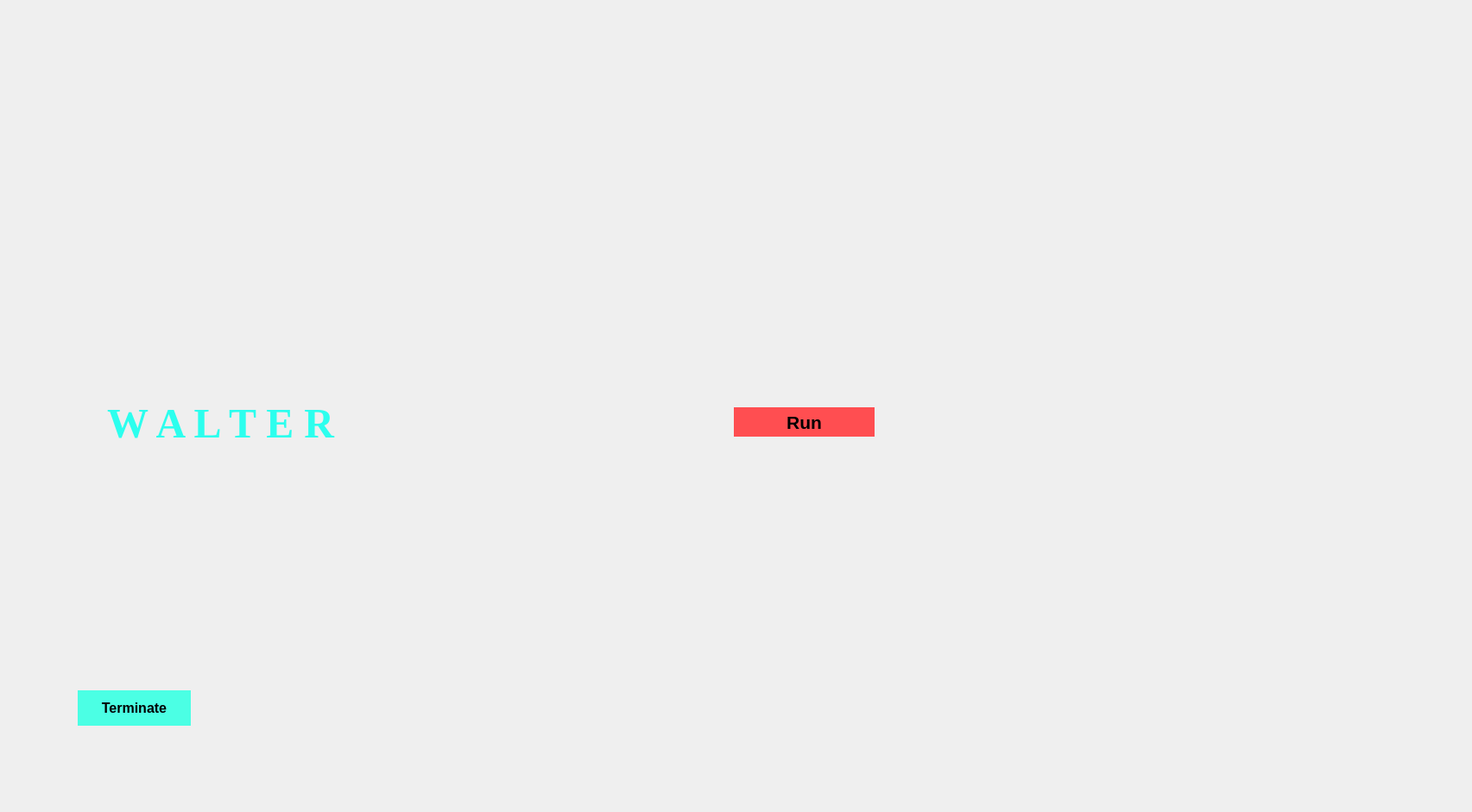
<?xml version="1.0" encoding="UTF-8"?>
<ui version="4.0">
 <class>Walter</class>
 <widget class="QMainWindow" name="Walter">
  <property name="geometry">
   <rect>
    <x>0</x>
    <y>0</y>
    <width>1705</width>
    <height>941</height>
   </rect>
  </property>
  <property name="windowTitle">
   <string>MainWindow</string>
  </property>
  <property name="styleSheet">
   <string notr="true">border-radius:30px;</string>
  </property>
  <widget class="QWidget" name="centralwidget">
   <widget class="QLabel" name="bg_lab">
    <property name="geometry">
     <rect>
      <x>-140</x>
      <y>0</y>
      <width>1991</width>
      <height>971</height>
     </rect>
    </property>
    <property name="text">
     <string/>
    </property>
    <property name="pixmap">
     <pixmap>image/Walter bg.gif</pixmap>
    </property>
    <property name="scaledContents">
     <bool>true</bool>
    </property>
   </widget>
   <widget class="QLabel" name="chat_box_lab">
    <property name="geometry">
     <rect>
      <x>1300</x>
      <y>150</y>
      <width>371</width>
      <height>601</height>
     </rect>
    </property>
    <property name="text">
     <string/>
    </property>
    <property name="pixmap">
     <pixmap>image/chatbox_image_2.jpeg</pixmap>
    </property>
    <property name="scaledContents">
     <bool>true</bool>
    </property>
   </widget>
   <widget class="QLabel" name="footer_img">
    <property name="geometry">
     <rect>
      <x>10</x>
      <y>890</y>
      <width>1901</width>
      <height>41</height>
     </rect>
    </property>
    <property name="text">
     <string/>
    </property>
    <property name="pixmap">
     <pixmap>image/footer(line).gif</pixmap>
    </property>
    <property name="scaledContents">
     <bool>true</bool>
    </property>
   </widget>
   <widget class="QLabel" name="time_lab">
    <property name="geometry">
     <rect>
      <x>131</x>
      <y>50</y>
      <width>291</width>
      <height>151</height>
     </rect>
    </property>
    <property name="text">
     <string/>
    </property>
    <property name="pixmap">
     <pixmap>image/date-time_border-removebg-preview.png</pixmap>
    </property>
    <property name="scaledContents">
     <bool>true</bool>
    </property>
   </widget>
   <widget class="QLabel" name="date_lable">
    <property name="geometry">
     <rect>
      <x>140</x>
      <y>170</y>
      <width>251</width>
      <height>121</height>
     </rect>
    </property>
    <property name="text">
     <string/>
    </property>
    <property name="pixmap">
     <pixmap>image/date-time_border-removebg-preview.png</pixmap>
    </property>
    <property name="scaledContents">
     <bool>true</bool>
    </property>
   </widget>
   <widget class="QPushButton" name="run_button">
    <property name="geometry">
     <rect>
      <x>850</x>
      <y>472</y>
      <width>163</width>
      <height>34</height>
     </rect>
    </property>
    <property name="font">
     <font>
      <pointsize>16</pointsize>
      <weight>75</weight>
      <bold>true</bold>
     </font>
    </property>
    <property name="styleSheet">
     <string notr="true">background-color: rgb(255, 78, 81);
</string>
    </property>
    <property name="text">
     <string>Run</string>
    </property>
   </widget>
   <widget class="QLabel" name="state_lab">
    <property name="geometry">
     <rect>
      <x>1080</x>
      <y>750</y>
      <width>241</width>
      <height>121</height>
     </rect>
    </property>
    <property name="text">
     <string/>
    </property>
    <property name="pixmap">
     <pixmap>image/date-time_border-removebg-preview.png</pixmap>
    </property>
    <property name="scaledContents">
     <bool>true</bool>
    </property>
   </widget>
   <widget class="QTextBrowser" name="Time">
    <property name="geometry">
     <rect>
      <x>170</x>
      <y>89</y>
      <width>331</width>
      <height>71</height>
     </rect>
    </property>
    <property name="font">
     <font>
      <pointsize>26</pointsize>
     </font>
    </property>
    <property name="styleSheet">
     <string notr="true">background:transparent;
color: rgb(255, 255, 255);
border-radius:none;</string>
    </property>
    <property name="html">
     <string>&lt;!DOCTYPE HTML PUBLIC &quot;-//W3C//DTD HTML 4.0//EN&quot; &quot;http://www.w3.org/TR/REC-html40/strict.dtd&quot;&gt;
&lt;html&gt;&lt;head&gt;&lt;meta name=&quot;qrichtext&quot; content=&quot;1&quot; /&gt;&lt;style type=&quot;text/css&quot;&gt;
p, li { white-space: pre-wrap; }
&lt;/style&gt;&lt;/head&gt;&lt;body style=&quot; font-family:'MS Shell Dlg 2'; font-size:26pt; font-weight:400; font-style:normal;&quot;&gt;
&lt;p style=&quot;-qt-paragraph-type:empty; margin-top:0px; margin-bottom:0px; margin-left:0px; margin-right:0px; -qt-block-indent:0; text-indent:0px;&quot;&gt;&lt;br /&gt;&lt;/p&gt;&lt;/body&gt;&lt;/html&gt;</string>
    </property>
   </widget>
   <widget class="QTextBrowser" name="state_of_assistant">
    <property name="geometry">
     <rect>
      <x>1110</x>
      <y>790</y>
      <width>271</width>
      <height>61</height>
     </rect>
    </property>
    <property name="font">
     <font>
      <pointsize>14</pointsize>
     </font>
    </property>
    <property name="styleSheet">
     <string notr="true">background:transparent;
color: rgb(255, 255, 255);
border-radius:none;</string>
    </property>
    <property name="html">
     <string>&lt;!DOCTYPE HTML PUBLIC &quot;-//W3C//DTD HTML 4.0//EN&quot; &quot;http://www.w3.org/TR/REC-html40/strict.dtd&quot;&gt;
&lt;html&gt;&lt;head&gt;&lt;meta name=&quot;qrichtext&quot; content=&quot;1&quot; /&gt;&lt;style type=&quot;text/css&quot;&gt;
p, li { white-space: pre-wrap; }
&lt;/style&gt;&lt;/head&gt;&lt;body style=&quot; font-family:'MS Shell Dlg 2'; font-size:14pt; font-weight:400; font-style:normal;&quot;&gt;
&lt;p style=&quot;-qt-paragraph-type:empty; margin-top:0px; margin-bottom:0px; margin-left:0px; margin-right:0px; -qt-block-indent:0; text-indent:0px;&quot;&gt;&lt;br /&gt;&lt;/p&gt;&lt;/body&gt;&lt;/html&gt;</string>
    </property>
   </widget>
   <widget class="QTextBrowser" name="Date">
    <property name="geometry">
     <rect>
      <x>167</x>
      <y>204</y>
      <width>231</width>
      <height>61</height>
     </rect>
    </property>
    <property name="font">
     <font>
      <pointsize>18</pointsize>
     </font>
    </property>
    <property name="styleSheet">
     <string notr="true">background:transparent;
color: rgb(255, 255, 255);
border-radius:none;</string>
    </property>
    <property name="html">
     <string>&lt;!DOCTYPE HTML PUBLIC &quot;-//W3C//DTD HTML 4.0//EN&quot; &quot;http://www.w3.org/TR/REC-html40/strict.dtd&quot;&gt;
&lt;html&gt;&lt;head&gt;&lt;meta name=&quot;qrichtext&quot; content=&quot;1&quot; /&gt;&lt;style type=&quot;text/css&quot;&gt;
p, li { white-space: pre-wrap; }
&lt;/style&gt;&lt;/head&gt;&lt;body style=&quot; font-family:'MS Shell Dlg 2'; font-size:18pt; font-weight:400; font-style:normal;&quot;&gt;
&lt;p style=&quot;-qt-paragraph-type:empty; margin-top:0px; margin-bottom:0px; margin-left:0px; margin-right:0px; -qt-block-indent:0; text-indent:0px;&quot;&gt;&lt;br /&gt;&lt;/p&gt;&lt;/body&gt;&lt;/html&gt;</string>
    </property>
   </widget>
   <widget class="QTextBrowser" name="Chat_box">
    <property name="geometry">
     <rect>
      <x>1330</x>
      <y>211</y>
      <width>315</width>
      <height>521</height>
     </rect>
    </property>
    <property name="font">
     <font>
      <pointsize>9</pointsize>
     </font>
    </property>
    <property name="styleSheet">
     <string notr="true">background:transparent;
color: rgb(255, 255, 255);
border-radius:none;</string>
    </property>
    <property name="html">
     <string>&lt;!DOCTYPE HTML PUBLIC &quot;-//W3C//DTD HTML 4.0//EN&quot; &quot;http://www.w3.org/TR/REC-html40/strict.dtd&quot;&gt;
&lt;html&gt;&lt;head&gt;&lt;meta name=&quot;qrichtext&quot; content=&quot;1&quot; /&gt;&lt;style type=&quot;text/css&quot;&gt;
p, li { white-space: pre-wrap; }
&lt;/style&gt;&lt;/head&gt;&lt;body style=&quot; font-family:'MS Shell Dlg 2'; font-size:9pt; font-weight:400; font-style:normal;&quot;&gt;
&lt;p style=&quot;-qt-paragraph-type:empty; margin-top:0px; margin-bottom:0px; margin-left:0px; margin-right:0px; -qt-block-indent:0; text-indent:0px; font-size:11pt;&quot;&gt;&lt;br /&gt;&lt;/p&gt;&lt;/body&gt;&lt;/html&gt;</string>
    </property>
   </widget>
   <widget class="QPushButton" name="Terminate">
    <property name="geometry">
     <rect>
      <x>90</x>
      <y>800</y>
      <width>131</width>
      <height>41</height>
     </rect>
    </property>
    <property name="font">
     <font>
      <pointsize>12</pointsize>
      <weight>75</weight>
      <bold>true</bold>
     </font>
    </property>
    <property name="styleSheet">
     <string notr="true">background-color: rgb(75, 255, 228);
color: rgb(0, 0, 0);
</string>
    </property>
    <property name="text">
     <string>Terminate</string>
    </property>
   </widget>
   <widget class="QLabel" name="label">
    <property name="geometry">
     <rect>
      <x>30</x>
      <y>400</y>
      <width>458</width>
      <height>201</height>
     </rect>
    </property>
    <property name="text">
     <string/>
    </property>
    <property name="pixmap">
     <pixmap>image/date-time_border-removebg-preview.png</pixmap>
    </property>
    <property name="scaledContents">
     <bool>true</bool>
    </property>
   </widget>
   <widget class="QTextBrowser" name="textBrowser">
    <property name="geometry">
     <rect>
      <x>50</x>
      <y>460</y>
      <width>411</width>
      <height>161</height>
     </rect>
    </property>
    <property name="font">
     <font>
      <family>Times New Roman</family>
      <pointsize>30</pointsize>
      <weight>75</weight>
      <bold>true</bold>
     </font>
    </property>
    <property name="styleSheet">
     <string notr="true">background:transparent;
border-radius:none;
color: rgb(44, 255, 238);</string>
    </property>
    <property name="html">
     <string>&lt;!DOCTYPE HTML PUBLIC &quot;-//W3C//DTD HTML 4.0//EN&quot; &quot;http://www.w3.org/TR/REC-html40/strict.dtd&quot;&gt;
&lt;html&gt;&lt;head&gt;&lt;meta name=&quot;qrichtext&quot; content=&quot;1&quot; /&gt;&lt;style type=&quot;text/css&quot;&gt;
p, li { white-space: pre-wrap; }
&lt;/style&gt;&lt;/head&gt;&lt;body style=&quot; font-family:'Times New Roman'; font-size:30pt; font-weight:600; font-style:normal;&quot;&gt;
&lt;p align=&quot;center&quot; style=&quot; margin-top:0px; margin-bottom:0px; margin-left:0px; margin-right:0px; -qt-block-indent:0; text-indent:0px;&quot;&gt;&lt;span style=&quot; font-size:36pt;&quot;&gt;W A L T E R&lt;/span&gt;&lt;/p&gt;&lt;/body&gt;&lt;/html&gt;</string>
    </property>
   </widget>
  </widget>
 </widget>
 <resources/>
 <connections/>
</ui>
